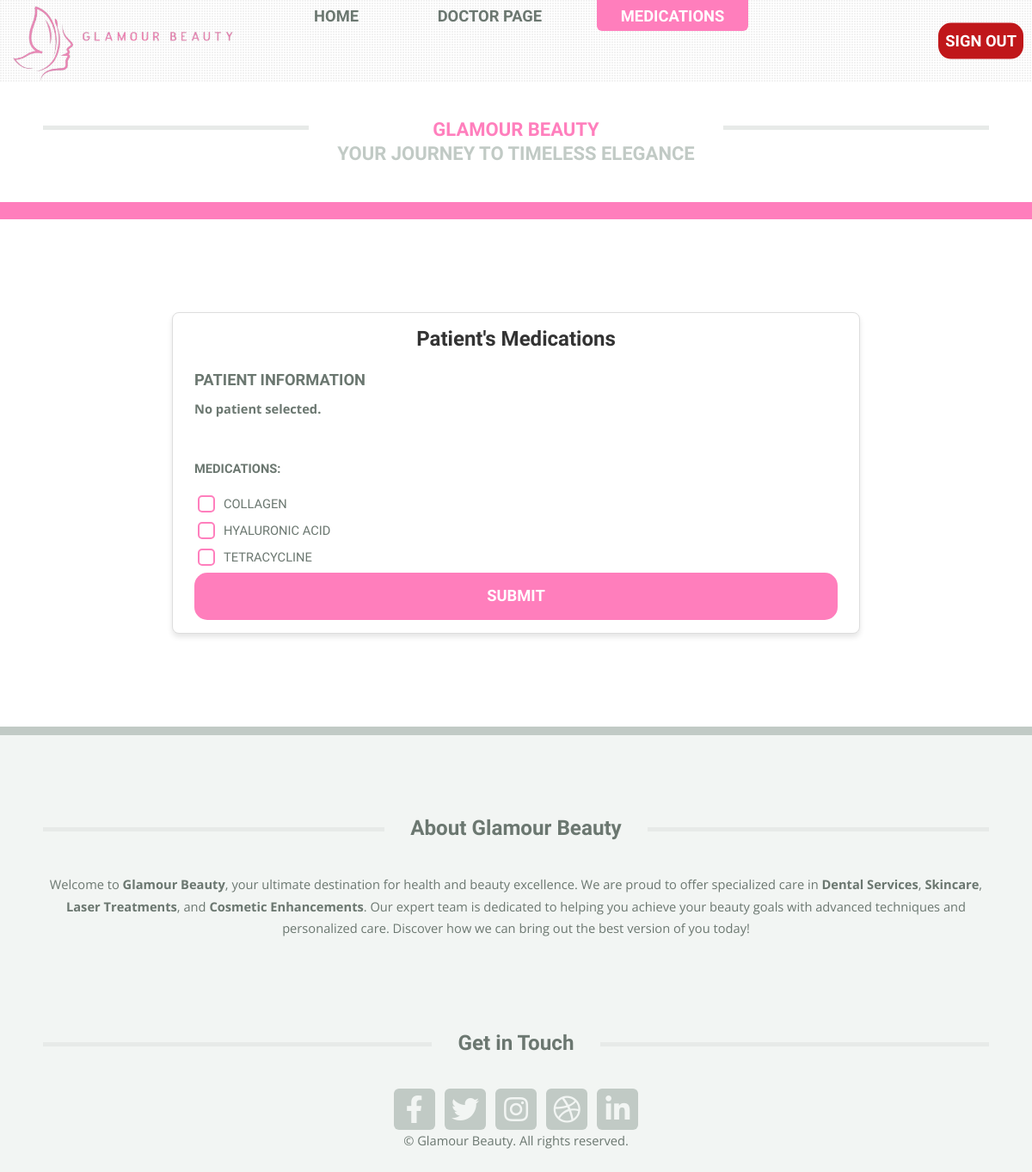
Screenshot of /medication.php (signed in) with the database file from the repository.
### tables this page shows
CREATE TABLE `medication` (
  `id` int(11) NOT NULL,
  `MedicationName` varchar(255) DEFAULT NULL
);

### medication.php (the view, shortened to what this page needs)
<?php
include('db.php');
$patient_id = isset($_GET['patient_id']) ? $_GET['patient_id'] : null;
$appointment_id = isset($_GET['appointment_id']) ? $_GET['appointment_id'] : null;
$patient = null;
$stmt = $conn->prepare("SELECT id, MedicationName FROM medication");
$stmt->execute();
$result = $stmt->get_result();
$medications = $result->fetch_all(MYSQLI_ASSOC);
?>
<!DOCTYPE HTML>
<html lang="en">
<head>
    <link rel="stylesheet" href="main.css" />
    <link rel="stylesheet" href="https://cdnjs.cloudflare.com/ajax/libs/font-awesome/5.15.4/css/all.min.css">
</head>
<body class="is-preload">
    <div id="page-wrapper">
        <header id="header">
            <div class="logo container">
                <div>
                    <h1 style="color: rgba(255, 120, 185, 0.95);"><a href="index.php" id="logo">Glamour Beauty</a></h1><br>
                    <p>Your Journey to Timeless Elegance</p>
                </div>
            </div>
        </header>
        <nav id="nav">
            <ul>
                <a href="index.php"><img src="images/logo1.png" alt="Logo"></a>
                <li><a href="index.php">Home</a></li>
                <li><a href="DoctorPage.php">Doctor Page</a></li>
                <li class="current"><a href="medication.php"> Medications</a></li>
            </ul>
            <?php if(isset($_SESSION['isLoggedIn']) && $_SESSION['isLoggedIn'] == true): ?>
                        <a href="logout.php" class="button">Sign Out</a>
                    <?php endif; ?>
                        </nav>
        <section id="main">
            <div class="container">
                <div class="row">
                    <div class="col-12">
                        <div class="content">
                            <div class="form-container">
                                <div class="form-box">
                                <h2 style="color: #333;">Patient's Medications</h2>
<form method="POST" action="medication.php<?php echo $patient_id ? '?patient_id=' . $patient_id : ''; ?><?php echo $appointment_id ? '&appointment_id=' . $appointment_id : ''; ?>">
    <h3>Patient Information</h3>
    <?php if ($patient): ?>
        <label for="name">Patient's Name:</label>
        <input type="text" id="name" name="name" value="<?php echo htmlspecialchars($patient['firstName'] . ' ' . $patient['lastName']); ?>" readonly>
        <label for="age">Age:</label>
        <input style="width: 20%;" type="number" id="age" name="age" value="<?php echo htmlspecialchars($patient['age']); ?>" readonly>
        <label>Gender:</label>
        <div class="radio-group">
            <label><input type="radio" name="gender" value="male" <?php echo $patient['Gender'] == 'Male' ? 'checked' : ''; ?> disabled> Male</label>
            <label><input type="radio" name="gender" value="female" <?php echo $patient['Gender'] == 'Female' ? 'checked' : ''; ?> disabled> Female</label>
        </div>
    <?php else: ?>
        <p style="color: red;"><strong>No patient selected.</strong></p>
    <?php endif; ?>
    <label>Medications:</label>
    <div class="checkbox-group">
        <?php foreach ($medications as $medication): ?>
        <label>
            <input type="checkbox" name="medications[]" value="<?php echo $medication['id']; ?>">
            <?php echo htmlspecialchars($medication['MedicationName']); ?>
        </label>
        <?php endforeach; ?>
    </div>
    <input type="submit" class="button" value="Submit">
</form>
                                </div>
                            </div>
                        </div>
                    </div>
                </div>
            </div>
        </section>
        <footer id="footer">
            <div class="container">
                <div class="row gtr-200">
                    <div class="col-12">
                        <section>
                            <h2 class="major"><span>About Glamour Beauty</span></h2>
                            <p>Welcome to <strong>Glamour Beauty</strong>, your ultimate destination for health and beauty excellence.
                            We are proud to offer specialized care in <strong>Dental Services</strong>, <strong>Skincare</strong>,
                            <strong>Laser Treatments</strong>, and <strong>Cosmetic Enhancements</strong>.
                            Our expert team is dedicated to helping you achieve your beauty goals with advanced techniques and personalized care.
                            Discover how we can bring out the best version of you today!</p>
                        </section>
                    </div>
                    <div class="col-12">
                        <section>
                            <h2 class="major"><span>Get in Touch</span></h2>
                            <ul class="contact">
                                <li><a class="icon brands fa-facebook-f" href="#"><span class="label">Facebook</span></a></li>
                                <li><a class="icon brands fa-twitter" href="#"><span class="label">Twitter</span></a></li>
                                <li><a class="icon brands fa-instagram" href="#"><span class="label">Instagram</span></a></li>
                                <li><a class="icon brands fa-dribbble" href="#"><span class="label">Dribbble</span></a></li>
                                <li><a class="icon brands fa-linkedin-in" href="#"><span class="label">LinkedIn</span></a></li>
                            </ul>
                        </section>
                    </div>
                </div>
            </div>
            <div id="copyright">
                <ul class="menu">
                    <li>&copy; Glamour Beauty. All rights reserved.</li>
                </ul>
            </div>
        </footer>
    </div>
</body>
</html>

### medication.php (style rules this page uses)
.form-container { display: flex; justify-content: center; align-items: center; padding: 20px; flex-grow: 1; }
.form-box { background: #ffffff; padding: 15px 25px; border-radius: 8px; box-shadow: 0 4px 6px rgba(0, 0, 0, 0.1); border: 1px solid #ddd; width: 100%; max-width: 800px; }
h2 { text-align: center; font-size: 1.5rem; margin-bottom: 20px; }
label { display: block; font-weight: bold; margin-bottom: 8px; color: #555; }
input[type="checkbox"], input[type="radio"] { appearance: none; width: 20px; height: 20px; border: 2px solid rgba(255, 120, 185, 0.95); border-radius: 5px; outline: none; cursor: pointer; margin-right: 10px; vertical-align: middle; }
.radio-group, .checkbox-group { margin-bottom: 5px; }
.radio-group label, .checkbox-group label { font-weight: normal; display: flex; align-items: center; margin-bottom: 5px; }

### rows the page displays
medication: MedicationName "COLLAGEN"
medication: MedicationName "HYALURONIC ACID"
medication: MedicationName "TETRACYCLINE"
